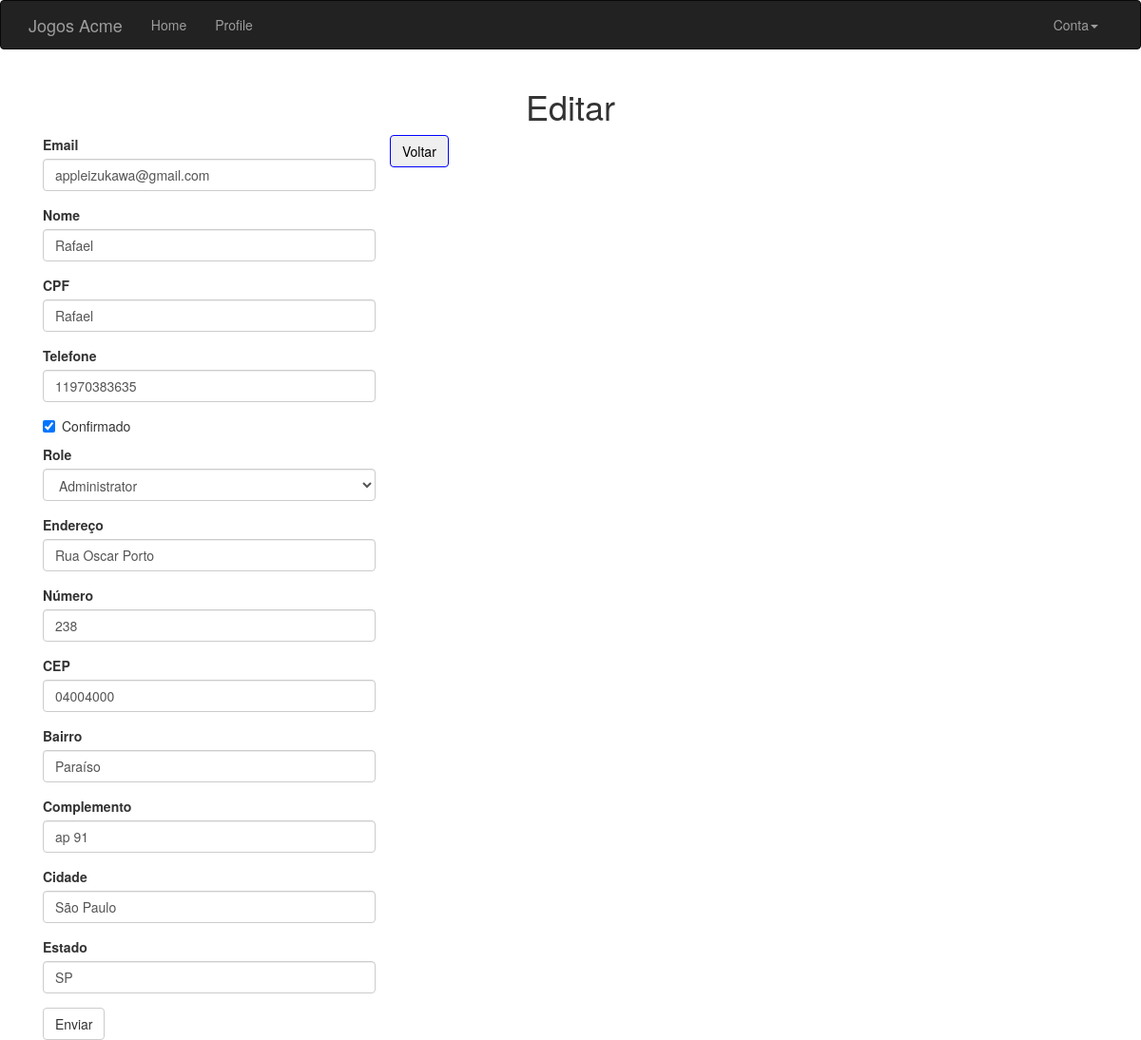
Page /user/edit-profile/2 (signed in) on the earlier database version.
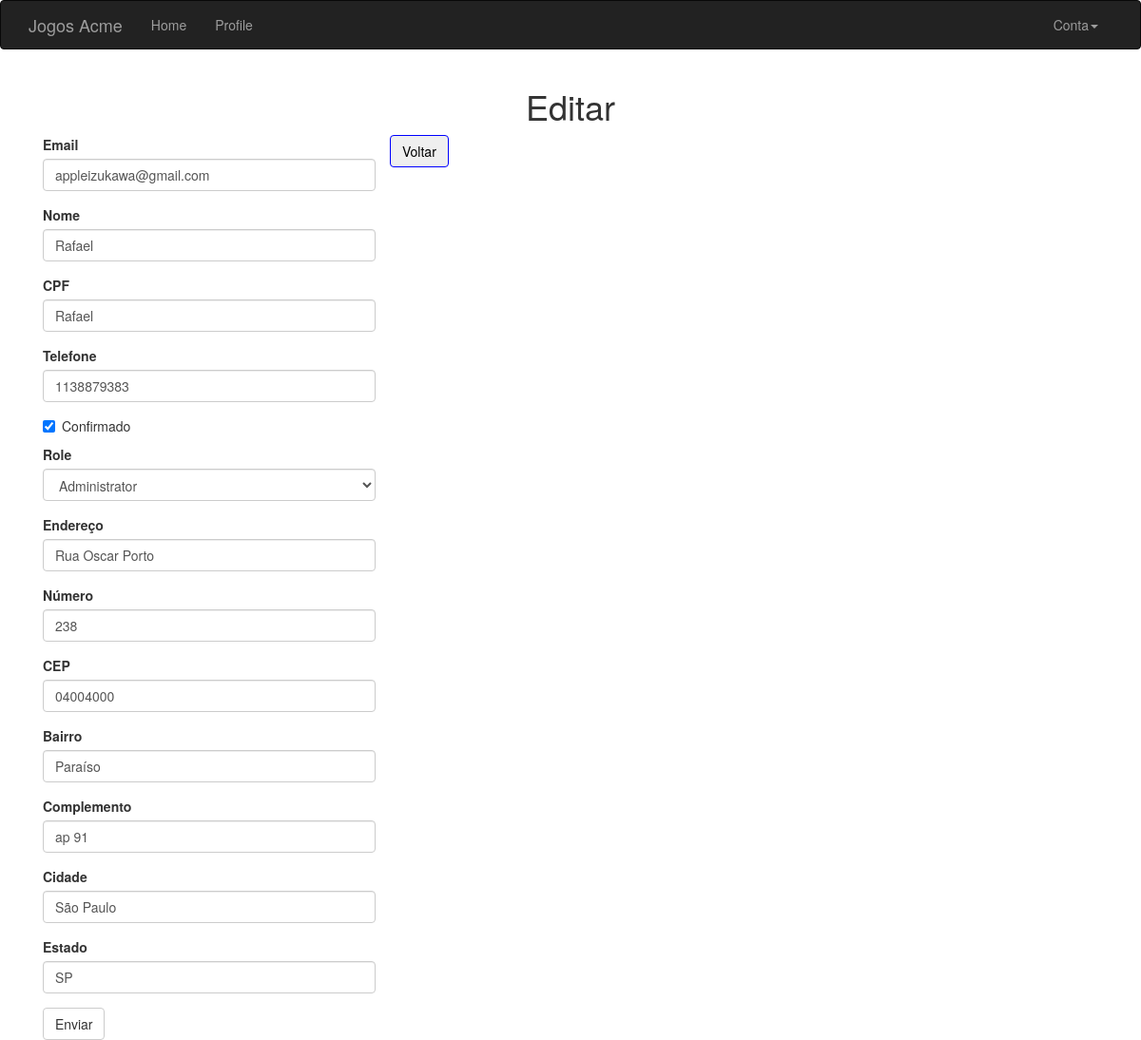
Same page on the later database version.
### app/models.py (models this page shows, shortened)
class User(UserMixin, db.Model):
    __tablename__ = 'users'
    id = db.Column('id', db.Integer, primary_key=True)
    email = db.Column(db.String(64), unique=True, index=True)
    username = db.Column(db.String(64), unique=True, index=True)
    role_id = db.Column(db.Integer, db.ForeignKey('roles.id'))
    password_hash = db.Column(db.String(128))
    confirmed = db.Column(db.Boolean, default=False)
    cpf = db.Column(db.String(64), unique=True, index=True)
    telephone = db.Column(db.String(64), unique=True, index=True)
    destiny_id = db.Column(db.Integer, db.ForeignKey('destiny.id'))
    member_since = db.Column(db.DateTime(), default=datetime.utcnow)
    last_seen = db.Column(db.DateTime(), default=datetime.utcnow)
    @property
    def password(self):
        raise AttributeError('password in not readable attribute')
    def ping(self):
        self.last_seen = datetime.utcnow()
        db.session.add(self)
        db.session.commit()
    def can(self, perm):
        return self.role is not None and self.role.has_permission(perm)
    def is_administrator(self):
        return self.can(Permission.ADMIN)

### app/main/views.py (the view, shortened to what this page needs)
@main.route('/user/edit-profile/<int:id>', methods=['GET', 'POST'])
@login_required
@admin_required
def edit_profile_admin(id):
    user = User.query.get_or_404(id)
    form = EditProfileAdminForm(user=user)
    form.email.data = user.email
    form.username.data = user.username
    form.confirmed.data = user.confirmed
    form.role.data = user.role_id
    form.cpf.data = user.cpf
    form.telephone.data = user.telephone
    form.zipcode.data = user.destiny.zipcode
    form.address.data = user.destiny.address
    form.number.data = user.destiny.number
    form.complement.data = user.destiny.complement
    form.neighborhood.data = user.destiny.neighborhood
    form.city.data = user.destiny.city
    form.state.data = user.destiny.state
    return render_template('user/edit_profile.html', form=form, user=user)

### app/auth/views.py (called while the page is built)
@auth.before_app_request
def before_request():
    if current_user.is_authenticated:
        current_user.ping()
        if not current_user.confirmed \
                and request.endpoint \
                and request.blueprint != 'auth' \
                and request.endpoint != 'static':
            print('>>>Sakura<<<')
            return redirect('auth.unconfirmed')

### app/main/__init__.py (called while the page is built)
@main.app_context_processor
def inject_permissions():
    return dict(Permission=Permission)

### app/models.py (called while the page is built)
@login_manager.user_loader
def load_user(user_id):
    return User.query.get(int(user_id))

    def has_permission(self, perm):
        return self.permissions & perm == perm

### app/templates/user/edit_profile.html (shortened to what this page needs)
{% extends "base.html" %}
{% import "bootstrap/wtf.html" as wtf %}
{% block page_content %}
<h1 style="text-align: center;">Editar {{ user.name }}</h1>
{% if current_user.is_administrator() %}
<div class="col-md-4">
    {{ wtf.quick_form(form) }}
</div>
<div class="return">
    <button type="button" class="btn"><a href="{{ url_for('main.user', username=current_user.username) }}">Voltar</a></button>
</div>
{% endif %}
{% endblock %}

Differences in the rows shown:
changed User "appleizukawa@gmail.com": telephone "11970383635" → "1138879383"
